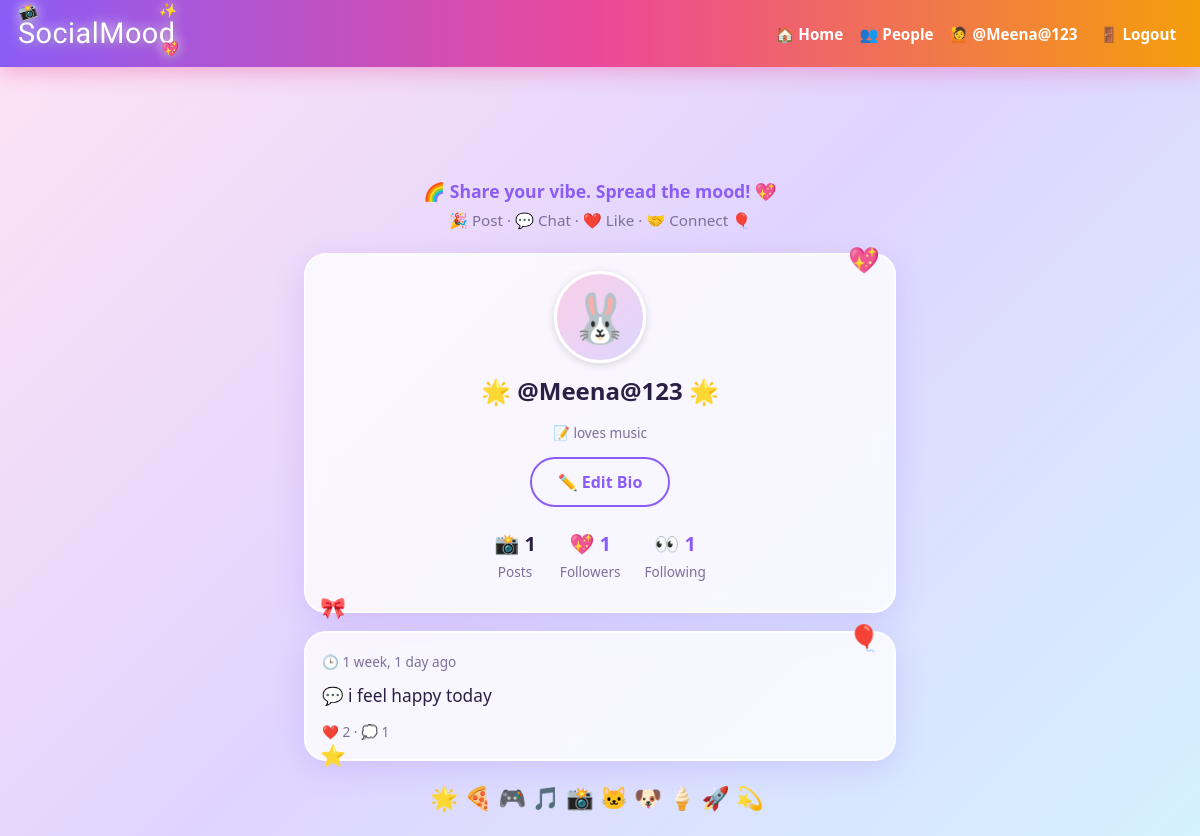
Screenshot of /profile/Meena@123/ (signed in) with the database file from the repository.
### core/models.py (models this page shows, shortened)
class Profile(models.Model):
    user = models.OneToOneField(User, on_delete=models.CASCADE, related_name="profile")
    bio = models.TextField(blank=True)
    following = models.ManyToManyField(
        "self", symmetrical=False, related_name="followers", blank=True
    )

class Post(models.Model):
    author = models.ForeignKey(User, on_delete=models.CASCADE, related_name="posts")
    text = models.TextField(max_length=280, blank=True)
    image=models.ImageField(upload_to="posts/",blank=True, null=True)
    created = models.DateTimeField(auto_now_add=True)
    likes = models.ManyToManyField(User, related_name="liked_posts", blank=True)
    class Meta:
        ordering = ["-created"]

### core/views.py (the view)
# urls.py: path("profile/<str:username>/", views.profile, name="profile"),
@login_required
def profile(request, username):
    owner = get_object_or_404(User, username=username)
    is_following = request.user.profile.following.filter(id=owner.profile.id).exists()
    return render(request, "profile.html", {
        "owner": owner,
        "posts": owner.posts.all(),
        "is_following": is_following,
        "followers_count": owner.profile.followers.count(),
        "following_count": owner.profile.following.count(),
    })

### core/templates/profile.html (shortened to what this page needs)
{% extends "base.html" %}
{% block content %}
<div class="card" style="text-align:center">
  <div class="avatar big" style="margin:0 auto 10px" data-name="{{ owner.username }}">{{ owner.username|first|upper }}</div>
  <h2 style="margin-bottom:2px">🌟 @{{ owner.username }} 🌟</h2>
  <p class="meta">📝 {{ owner.profile.bio|default:"No bio yet. 🤫" }}</p>
  {% if owner == user %}
    <a href="{% url 'edit_bio' %}" class="btn outline" style="display:inline-block;margin-bottom:10px">✏️ Edit Bio</a>
  {% endif %}
  <div class="stats">
    <div><b>📸 {{ posts|length }}</b><span class="meta">Posts</span></div>
    <a href="{% url 'followers_list' owner.username %}"><div><b>💖 {{ followers_count }}</b><span class="meta">Followers</span></div></a>
    <a href="{% url 'following_list' owner.username %}"><div><b>👀 {{ following_count }}</b><span class="meta">Following</span></div></a>
  </div>
</div>
{% for post in posts %}
<div class="card">
  <span class="meta">🕒 {{ post.created|timesince }} ago</span>
  <p class="post-text">💬 {{ post.text }}</p>
  <span class="meta">❤️ {{ post.likes.count }} · 💭 {{ post.comments.count }}</span>
</div>
{% empty %}
<div class="card meta" style="text-align:center">😴 No posts yet. 🌙</div>
{% endfor %}
{% endblock %}

### core/templates/base.html (shortened to what this page needs)
<!DOCTYPE html>
{% load static %}
<html lang="en">
<head>
</head>
<body>
  <div id="sky"></div>
  <nav>
    <a href="{% url 'feed' %}" class="logo"><span class="brand">SocialMood<span class="em em1">📸</span><span class="em em2">✨</span><span class="em em3">💖</span></span></a>
    <div>
      {% if user.is_authenticated %}
        <a href="{% url 'feed' %}">🏠 Home</a>
        <a href="{% url 'people' %}">👥 People</a>
        <a href="{% url 'profile' user.username %}">🙋 @{{ user.username }}</a>
        <form method="post" action="{% url 'logout' %}" style="display:inline">
          {% csrf_token %}<button type="submit">🚪 Logout</button>
        </form>
      {% else %}
        <a href="{% url 'login' %}">🔑 Login</a>
        <a href="{% url 'register' %}">🎊 Sign up</a>
      {% endif %}
    </div>
  </nav>
  <div class="container">
    <div class="hero">
      <h1><span class="brand">SocialMood<span class="em em1">📸</span><span class="em em2">✨</span><span class="em em3">💖</span></span></h1>
      <p class="tagline">🌈 Share your vibe. Spread the mood! 💖</p>
      <p class="tagline2">🎉 Post · 💬 Chat · ❤️ Like · 🤝 Connect 🎈</p>
    </div>
    {% block content %}{% endblock %}
    <div class="banner" style="margin-top:20px">🌟🍕🎮🎵📸🐱🐶🍦🚀💫</div>
  </div>
</body>
</html>

### core/templates/base.html (style rules this page uses)
:root { --bg1: #ffe4f3; --bg2: #e0d4ff; --bg3: #d4f1ff; --card: rgba(255,255,255,.78); --text: #2a1f45; --muted: #7c6f9b; --border: rgba(255,255,255,.9); --brand1: #8b5cf6; --brand2: #ec4899; --shadow: 0 8px 30px rgba(139,92,246,.18); }
* { box-sizing: border-box; }
body { margin: 0; min-height: 100vh; font-family: "Segoe UI", system-ui, sans-serif; color: var(--text); line-height: 1.5; background: linear-gradient(135deg, var(--bg1), var(--bg2), var(--bg3)); background-attachment: fixed; }
a { color: var(--brand1); text-decoration: none; }
#sky { position: fixed; inset: 0; overflow: hidden; pointer-events: none; z-index: 0; }
nav { position: sticky; top: 0; z-index: 20; background: linear-gradient(90deg, #8b5cf6, #ec4899, #f59e0b); padding: 12px 18px; display: flex; justify-content: space-between; align-items: center; flex-wrap: wrap; gap: 8px; box-shadow: 0 6px 20px rgba(236,72,153,.35); }
nav a, nav button { color: #fff; font-weight: 700; margin-left: 12px; background: none; border: none; font-size: .95rem; cursor: pointer; font-family: inherit; }
.logo { font-family: "Bubblegum Sans", cursive; font-size: 1.8rem; font-weight: 400; margin: 0; letter-spacing: .5px; text-shadow: 0 0 12px rgba(255,255,255,.9), 0 2px 6px rgba(0,0,0,.25); }
.brand { position: relative; display: inline-block; }
.brand .em { position: absolute; font-size: .34em; line-height: 1; }
.brand .em1 { top: -.5em; left: .05em; transform: rotate(-18deg); }
.brand .em2 { top: -.55em; right: -.15em; transform: rotate(12deg); }
.brand .em3 { bottom: -.15em; right: -.35em; transform: rotate(-8deg); }
.logo .brand .em { font-size: .5em; }
.hero { text-align: center; margin: 4px 0 22px; }
.hero h1 { margin: 0; font-family: "Bubblegum Sans", cursive; font-size: clamp(2.8rem, 13vw, 4.6rem); font-weight: 400; letter-spacing: .5px; line-height: 1.1; background: linear-gradient(90deg, #8b5cf6, #ec4899, #f59e0b); -webkit-background-clip: text; background-clip: text; color: transparent; -webkit-text-fill-color: transparent; filter: drop-shadow(0 4px 10px rgba(139,92,246,.35)); }
.hero .tagline { margin: 8px 0 0; font-size: 1.1rem; font-weight: 700; color: var(--brand1); }
.hero .tagline2 { margin: 4px 0 0; font-size: .95rem; color: var(--muted); }
.container { position: relative; z-index: 1; max-width: 620px; margin: 22px auto; padding: 0 14px; }
.banner { text-align: center; font-size: 1.4rem; letter-spacing: 6px; margin-bottom: 14px; animation: wiggle 3s ease-in-out infinite; }
.card { position: relative; background: var(--card); backdrop-filter: blur(10px); -webkit-backdrop-filter: blur(10px); border: 2px solid var(--border); border-radius: 22px; padding: 16px; margin-bottom: 18px; box-shadow: var(--shadow); transition: transform .2s; }
.card::before { position: absolute; top: -14px; right: 14px; font-size: 1.6rem; content: "✨"; }
.card:nth-of-type(6n+2)::before { content: "💖"; }
.card:nth-of-type(6n+3)::before { content: "🎈"; }
.card::after { position: absolute; bottom: -12px; left: 14px; font-size: 1.3rem; content: "⭐"; }
.card:nth-of-type(3n+2)::after { content: "🎀"; }
.avatar { width: 46px; height: 46px; border-radius: 50%; flex-shrink: 0; display: flex; align-items: center; justify-content: center; font-size: 1.6rem; background: linear-gradient(135deg, #fbcfe8, #ddd6fe); border: 3px solid #fff; box-shadow: 0 2px 8px rgba(0,0,0,.15); }
.avatar.big { width: 92px; height: 92px; font-size: 3rem; }
.post-text { font-size: 1.08rem; margin: 10px 0; white-space: pre-wrap; word-wrap: break-word; }
.btn { background: linear-gradient(90deg, #8b5cf6, #ec4899); color: #fff; border: none; padding: 11px 26px; border-radius: 999px; font-size: 1rem; font-weight: 700; cursor: pointer; font-family: inherit; box-shadow: 0 4px 14px rgba(236,72,153,.4); }
.btn.outline { background: none; color: var(--brand1); border: 2px solid var(--brand1); box-shadow: none; }
.meta { color: var(--muted); font-size: .85rem; }
.stats { display: flex; gap: 24px; margin: 12px 0; justify-content: center; }
.stats b { display: block; font-size: 1.25rem; }
h2 { margin-top: 0; }

### rows the page displays
Post: created "1 week, 1 day", text "i feel happy today", likes.count "2", comments.count "1"

### other values shown
{{ user.username }} "Meena@123"
{{ owner.username }} "Meena@123"
{{ owner.profile.bio|default:"No bio yet. 🤫" }} "loves music"
{{ posts|length }} "1"
{{ followers_count }} "1"
{{ following_count }} "1"
